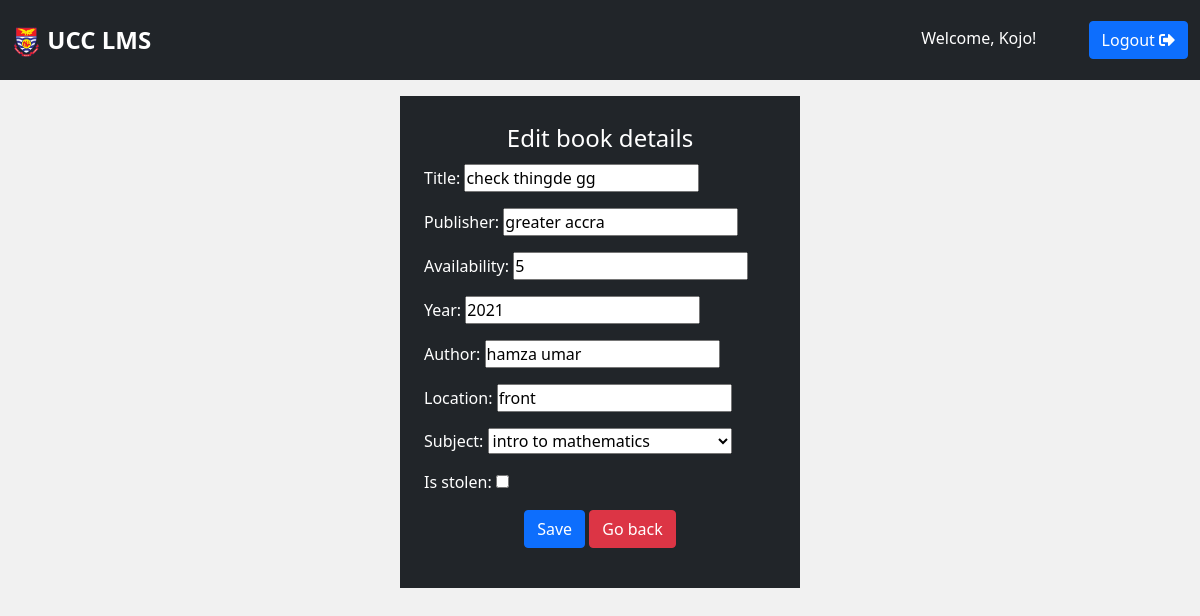
The page /edit-book/29 (signed in) on the database as committed earlier.
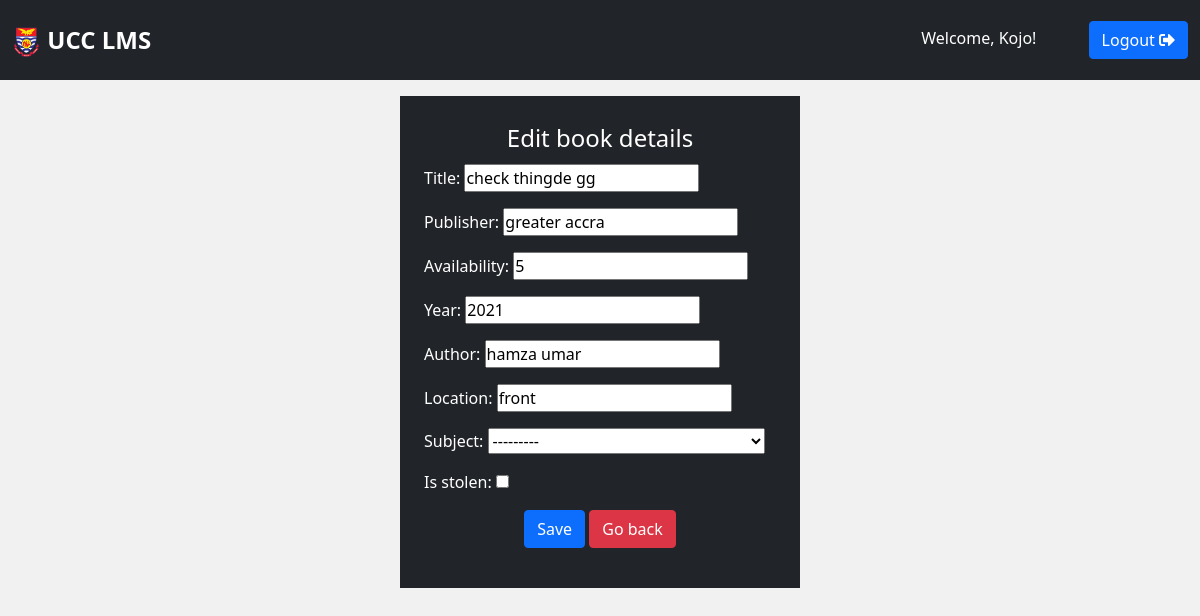
The same page on the database as committed later.
### ucclms/models.py (models this page shows, shortened)
class Book(models.Model):
    title = models.CharField(max_length = 255, blank=False, null=False)
    publisher = models.CharField(max_length = 255, blank=True, null=True)
    availability = models.IntegerField(default=0, blank=True, null=True)
    year = models.CharField(max_length = 4, blank=True, null=True)
    author = models.CharField(max_length = 255, blank=True, null=True)
    location = models.CharField(max_length = 255, blank=True, null=True)
    subject = models.ForeignKey(Subject, on_delete=models.SET_NULL, null=True, blank=True, related_name='booksubject')
    is_stolen = models.BooleanField(default=False)

### ucclms/decorators.py (the view)
        def wrapper_func(request, *args, **kwargs):
            group = None
            if request.user.groups.exists():
                group = request.user.groups.all()[0].name
            if group in allowed_roles:
                return view_func(request, *args, **kwargs)
            else:
                return HttpResponse('Not authorised to access this page Try <ul><li><a href="/">Home</a></li><li><a href="/login">Login</a></li><li><a href="/admin-dashboard">Admin dashboard</a></li><li><a href="/student-dashboard">Student/Faculty dashboard</a></li></ul>')

### ucclms/forms.py
class AddBookForm(ModelForm):
    class Meta:
        model = Book
        fields = '__all__'

### ucclms/models.py (called while the page is built)
    def __str__(self):
        return self.name

### ucclms/views.py (called while the page is built)
@allowed_users(allowed_roles=['admin'])
def editBook(request, pk):
    book = Book.objects.get(id=pk)
    form = AddBookForm(instance=book)
    if request.method == 'POST':
        form = AddBookForm(request.POST, instance=book)
        if form.is_valid():
            form.save()
            messages.success(request, f'{book} has been updated')
            return redirect('view-books')
    context = {'form': form}
    return render(request, 'ucclms/edit-book.html', context)

### ucclms/templates/ucclms/edit-book.html (shortened to what this page needs)
{% extends 'base.html' %}
{% block content %}
<div class="container sign-up">
    <form action="" method="POST" class="form mt-3 p-4 bg-dark sign-up-form">
        <legend class="text-center">Edit book details</legend>
        {{form.as_p}}
        <div class="lower text-center">
            <input type="submit" class="btn mb-3 btn-primary" name="edit user" value="Save">
            <a href="{% url 'view-users' %}" class="btn mb-3 btn-danger" >Go back</a>
        </div>
    </form>
</div>
{% endblock %}

Rows that differ between the two databases and show on the page:
changed Book "check thingde gg": subject "intro to mathematics" → "---------"
